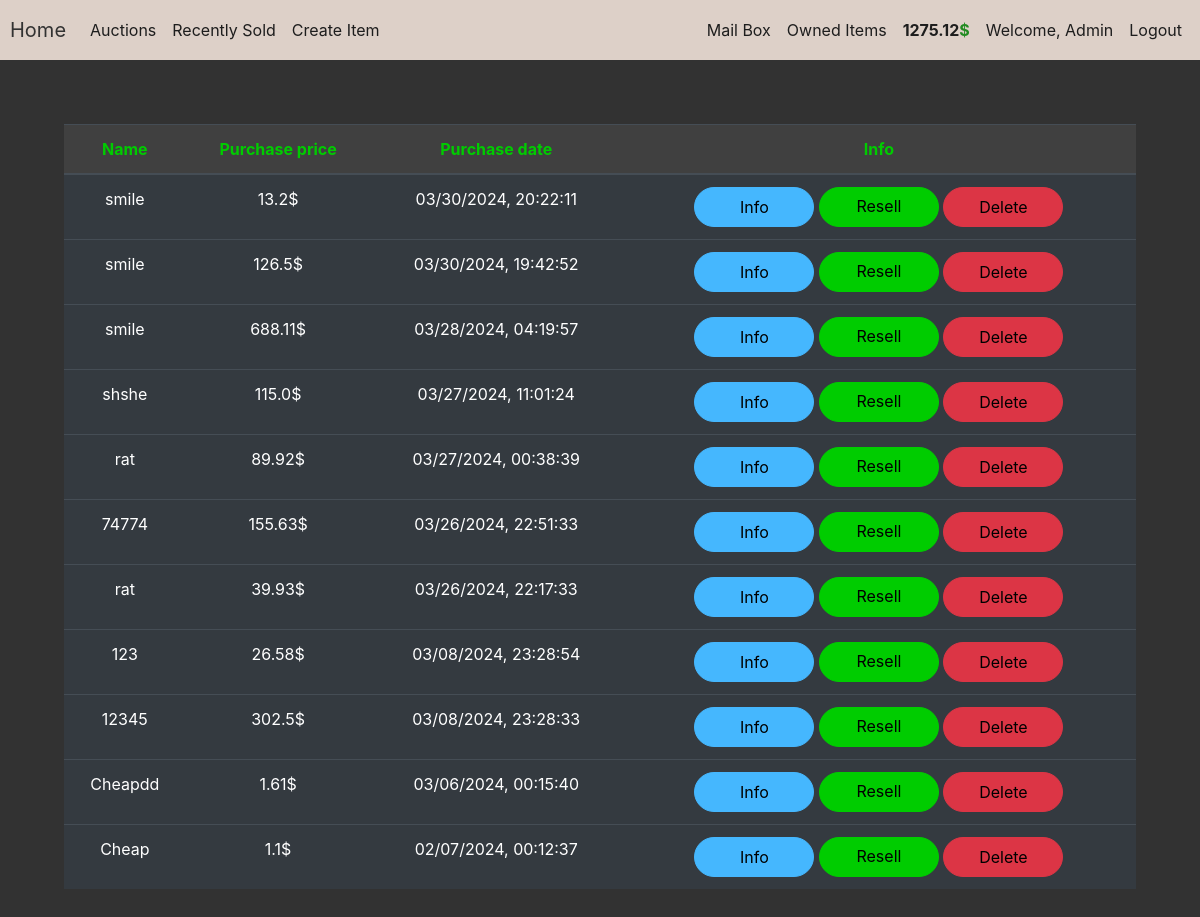
/owned_items (signed in), run on an earlier commit of the app's database.
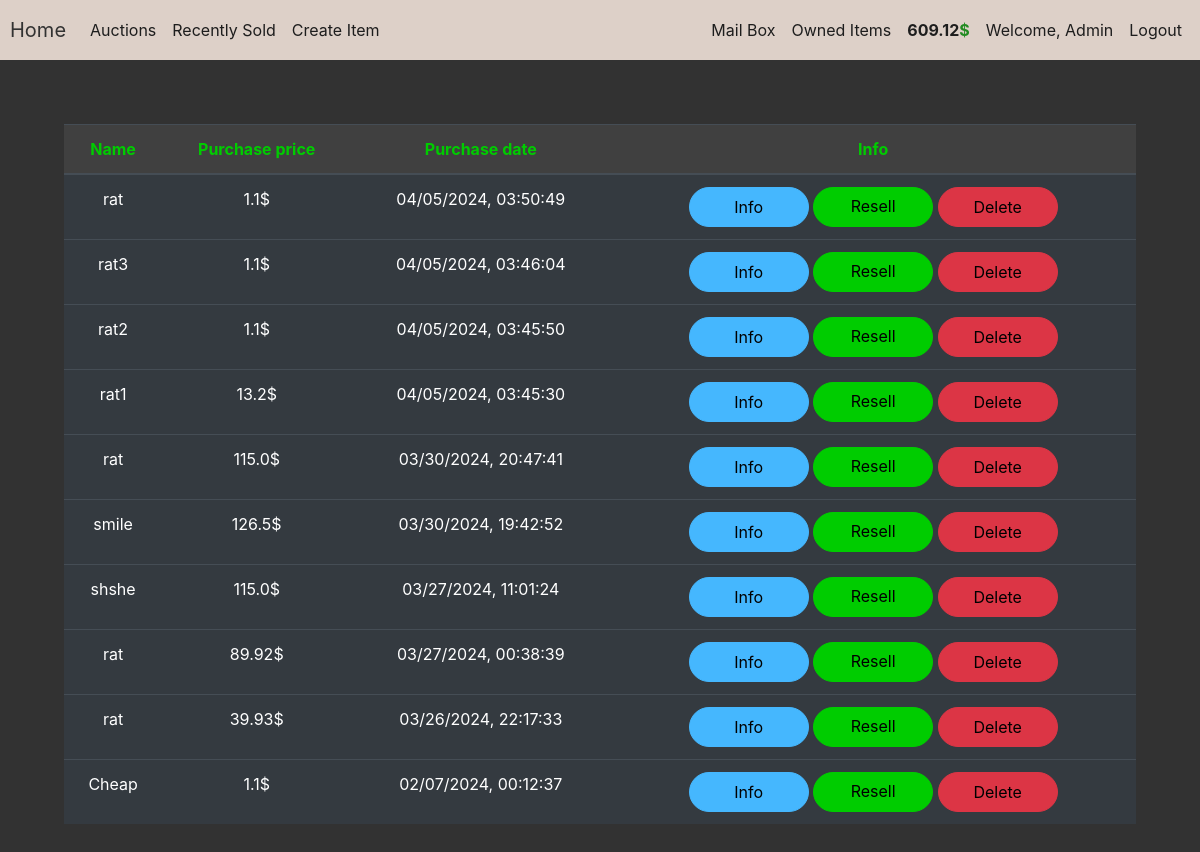
And on a later commit of the database.
### auction/models.py (models this page shows, shortened)
class User(db.Model,UserMixin):
    id = db.Column(db.Integer(),primary_key=True)
    username = db.Column(db.String(length=50),unique=True,nullable=False)
    email_address = db.Column(db.String(length=255),nullable=False,unique=True)
    password_hash = db.Column(db.String(length=60),nullable=False)
    budget = db.Column(db.Integer(),nullable=False,default=1000)
    phone_number = db.Column(db.String(length=255),nullable=False)
    items = db.relationship('Item',backref='owned_user',lazy=True)
    @property
    def password(self):
        return self.password
    def show_budget(self):
        return round(self.budget,2)

class Item(db.Model):
    id = db.Column(db.Integer(),primary_key=True)
    name = db.Column(db.String(length=30),nullable=False,unique=True)
    description = db.Column(db.String(length=1024),nullable=False)
    start = db.Column(db.String(length=30),nullable=False)
    end = db.Column(db.String(length=30), nullable=False)
    current_bid = db.Column(db.Float,nullable=False)
    category = db.Column(db.String(),nullable=False)
    step = db.Column(db.Float,nullable=False)
    seller_id = db.Column(db.Integer())
    bidder_id = db.Column(db.Integer())
    owner = db.Column(db.Integer(),db.ForeignKey('user.id'))
    image = db.Column(db.String(length=255))
    sold = db.Column(db.String(length=10))

### auction/routes.py (the view)
@app.route('/owned_items')
def owned_items_page():
    owned_items = Item.query.filter_by(owner=current_user.id).order_by(desc(Item.end)).all()
    return render_template('owned_items.html',owned_items=owned_items)

### auction/models.py (called while the page is built)
@login_manager.user_loader
def load_user(user_id):
    return User.query.get(int(user_id))

### auction/templates/owned_items.html (shortened to what this page needs)
{% extends 'base.html' %}
{% block content %}
<div class="position-relative overflow-hidden p-3 p-md-5 m-md-3 text-center">
    <table class="table table-hover table-dark">
        <thead class="table_head">
            <tr>
                <th scope="col">Name</th>
                <th scope="col">Purchase price</th>
                <th scope="col">Purchase date</th>
                <th scope="col">Info</th>
            </tr>
        </thead>
        <tbody>
            {% for item in owned_items %}
                <tr>
                    <td>{{ item.name[:-6] }}</td>
                    <td>{{ item.current_bid }}$</td>
                    <td>{{ item.end }}</td>
                    <td><button class="btn btn-outline btn-info" data-toggle="modal" data-target="#Modal-MoreInfo-{{ item.id }}">Info</button>
                    <a href="{{ url_for('resell_page', item_id=item.id) }}" class="btn btn-outline btn-success">Resell</a>
                    <form method="post" action="{{ url_for('delete_item', item_id=item.id) }}" style="display: inline;">
                    <button type="submit" class="btn btn-outline btn-danger">Delete</button>
                    </form>
                    </td>
                </tr>
            {% endfor %}
        </tbody>
    </table>
</div>
{% endblock %}

### auction/templates/base.html (shortened to what this page needs)
<!doctype html>
<html lang="en">
   <head>
      <link rel="stylesheet" href="https://cdn.jsdelivr.net/npm/bootstrap@4.5.3/dist/css/bootstrap.min.css">
      <link rel="stylesheet" href="{{ url_for('static', filename='style.css') }}">
   </head>
   <body>
      <nav class="navbar navbar-expand-md navbar-dark bg-dark">
         <a class="navbar-brand" href="{{ url_for('home_page') }}">Home</a>
         <div class="collapse navbar-collapse" id="navbarNav">
            <ul class="navbar-nav mr-auto">
               <li class="nav-item active">
                  <a class="nav-link nav-link-button" href="{{ url_for('auction_page') }}">Auctions <span class="sr-only">(current)</span></a>
               </li>
               {% if current_user.is_authenticated %}
               <li class="nav-item">
                  <a class="nav-link nav-link-button" href="{{ url_for('recently_sold_items') }}">Recently Sold</a>
               </li>
               <li class="nav-item">
                  <a class="nav-link nav-link-button" href="{{ url_for('create_page') }}">Create Item</a>
               </li>
               {% endif %}
            </ul>
            {% if current_user.is_authenticated %}
            <ul class="navbar-nav">
               <li class="nav-item">
                  <a class="nav-link nav-link-button" href="{{ url_for('mail_box') }}">Mail Box</a>
               </li>
               <li class="nav-item">
                  <a class="nav-link nav-link-button" href="{{ url_for('owned_items_page') }}">Owned Items</a>
               </li>
               <li class="nav-item">
                  <a class="nav-link money">
                     {{ current_user.show_budget() }}<span class="dollar-sign">$</span>
                  </a>
               </li>
               <li class="nav-item">
                  <a class="nav-link">Welcome, {{ current_user.username }}</a>
               </li>
               <li class="nav-item">
                  <a class="nav-link nav-link-button" href="{{ url_for('logout_page') }}">Logout</a>
               </li>
            </ul>
            {% endif %}
         </div>
      </nav>
      {% block content %}
      {% endblock %}
   </body>
</html>

What changed in the data, as far as the page shows it:
removed Item: name "smile", current_bid "13.2", end "03/30/2024, 20:22:11"
removed Item: name "smile", current_bid "688.11", end "03/28/2024, 04:19:57"
removed Item: name "74774", current_bid "155.63", end "03/26/2024, 22:51:33"
removed Item: name "123", current_bid "26.58", end "03/08/2024, 23:28:54"
removed Item: name "12345", current_bid "302.5", end "03/08/2024, 23:28:33"
removed Item: name "Cheapdd", current_bid "1.61", end "03/06/2024, 00:15:40"
changed User "Admin": show_budget "1275.12" → "609.12"
added Item: name "rat", current_bid "1.1", end "04/05/2024, 03:50:49"
added Item: name "rat3", current_bid "1.1", end "04/05/2024, 03:46:04"
added Item: name "rat2", current_bid "1.1", end "04/05/2024, 03:45:50"
added Item: name "rat1", current_bid "13.2", end "04/05/2024, 03:45:30"
now on this page (row edited): Item: name "rat", current_bid "115.0", end "03/30/2024, 20:47:41"
